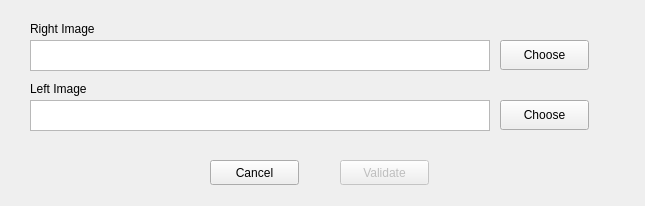
<?xml version="1.0" encoding="UTF-8"?>
<ui version="4.0">
 <class>Form</class>
 <widget class="QWidget" name="Form">
  <property name="geometry">
   <rect>
    <x>0</x>
    <y>0</y>
    <width>645</width>
    <height>206</height>
   </rect>
  </property>
  <property name="maximumSize">
   <size>
    <width>645</width>
    <height>206</height>
   </size>
  </property>
  <property name="baseSize">
   <size>
    <width>645</width>
    <height>206</height>
   </size>
  </property>
  <property name="windowTitle">
   <string>Form</string>
  </property>
  <widget class="QPushButton" name="RightImport">
   <property name="geometry">
    <rect>
     <x>500</x>
     <y>40</y>
     <width>89</width>
     <height>30</height>
    </rect>
   </property>
   <property name="text">
    <string>Choose</string>
   </property>
  </widget>
  <widget class="QPushButton" name="ValidateVar">
   <property name="enabled">
    <bool>false</bool>
   </property>
   <property name="geometry">
    <rect>
     <x>340</x>
     <y>160</y>
     <width>89</width>
     <height>25</height>
    </rect>
   </property>
   <property name="text">
    <string>Validate</string>
   </property>
  </widget>
  <widget class="QTextBrowser" name="RightPathPreview">
   <property name="geometry">
    <rect>
     <x>30</x>
     <y>40</y>
     <width>460</width>
     <height>31</height>
    </rect>
   </property>
   <property name="html">
    <string>&lt;!DOCTYPE HTML PUBLIC &quot;-//W3C//DTD HTML 4.0//EN&quot; &quot;http://www.w3.org/TR/REC-html40/strict.dtd&quot;&gt;
&lt;html&gt;&lt;head&gt;&lt;meta name=&quot;qrichtext&quot; content=&quot;1&quot; /&gt;&lt;style type=&quot;text/css&quot;&gt;
p, li { white-space: pre-wrap; }
&lt;/style&gt;&lt;/head&gt;&lt;body style=&quot; font-family:'Ubuntu'; font-size:11pt; font-weight:400; font-style:normal;&quot;&gt;
&lt;p style=&quot;-qt-paragraph-type:empty; margin-top:0px; margin-bottom:0px; margin-left:0px; margin-right:0px; -qt-block-indent:0; text-indent:0px;&quot;&gt;&lt;br /&gt;&lt;/p&gt;&lt;/body&gt;&lt;/html&gt;</string>
   </property>
  </widget>
  <widget class="QLabel" name="label">
   <property name="geometry">
    <rect>
     <x>30</x>
     <y>20</y>
     <width>201</width>
     <height>17</height>
    </rect>
   </property>
   <property name="text">
    <string>Right Image</string>
   </property>
  </widget>
  <widget class="QPushButton" name="LeftImport">
   <property name="geometry">
    <rect>
     <x>500</x>
     <y>100</y>
     <width>89</width>
     <height>30</height>
    </rect>
   </property>
   <property name="text">
    <string>Choose</string>
   </property>
  </widget>
  <widget class="QLabel" name="label_2">
   <property name="geometry">
    <rect>
     <x>30</x>
     <y>80</y>
     <width>201</width>
     <height>17</height>
    </rect>
   </property>
   <property name="text">
    <string>Left Image</string>
   </property>
  </widget>
  <widget class="QTextBrowser" name="LeftPathPreview">
   <property name="geometry">
    <rect>
     <x>30</x>
     <y>100</y>
     <width>460</width>
     <height>31</height>
    </rect>
   </property>
  </widget>
  <widget class="QPushButton" name="CancelVar">
   <property name="geometry">
    <rect>
     <x>210</x>
     <y>160</y>
     <width>89</width>
     <height>25</height>
    </rect>
   </property>
   <property name="text">
    <string>Cancel</string>
   </property>
  </widget>
 </widget>
 <resources/>
 <connections/>
</ui>
